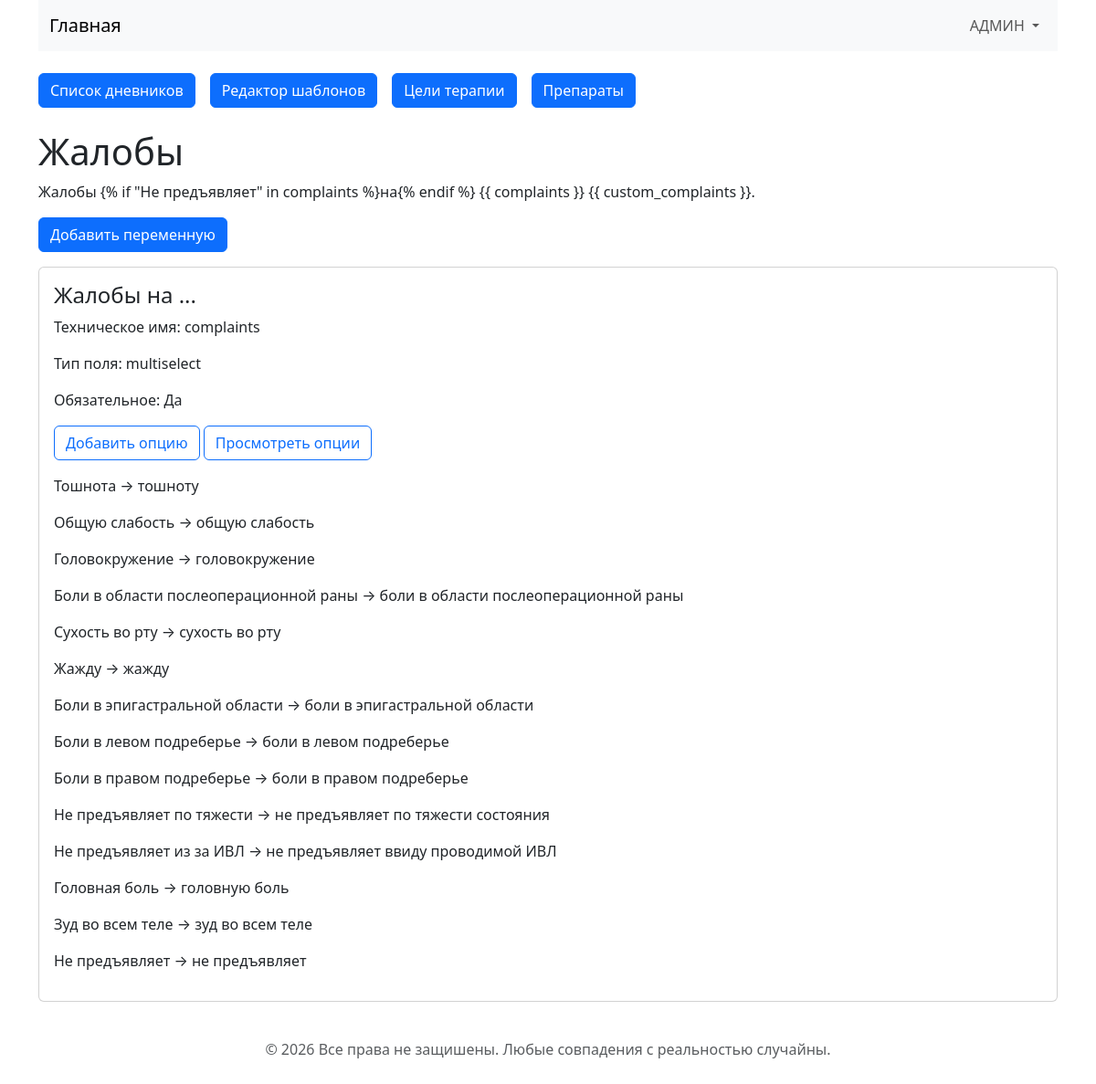
The page /categories/1 (signed in) on the database its author committed.
### app.py (models this page shows, shortened)
class Category(db.Model):
    __tablename__ = "category"
    id = db.Column(db.Integer, primary_key=True)
    name = db.Column(db.String(100), nullable=False)
    slug = db.Column(db.String(100), unique=True, nullable=False)
    order = db.Column(db.Integer, nullable=False)
    template = db.Column(db.Text, nullable=False)
    variables = db.relationship(
        "TemplateVariable",
        backref="category",
        cascade="all, delete-orphan",
    )

class TemplateVariable(db.Model):
    __tablename__ = "template_variable"
    id = db.Column(db.Integer, primary_key=True)
    category_id = db.Column(
        db.Integer,
        db.ForeignKey("category.id"),
        nullable=False,
    )
    name = db.Column(db.String(100), nullable=False, unique=False)
    label = db.Column(db.String(150), nullable=False)
    field_type = db.Column(db.String(30), nullable=False)
    required = db.Column(db.Boolean, default=False, nullable=False)
    options = db.relationship(
        "VariableOption",
        backref="variable",
        cascade="all, delete-orphan",
    )
    __table_args__ = (
        db.UniqueConstraint(
            "category_id",
            "name",
            name="unique_category_variable",
        ),
    )

class VariableOption(db.Model):
    __tablename__ = "variable_option"
    id = db.Column(db.Integer, primary_key=True)
    variable_id = db.Column(
        db.Integer,
        db.ForeignKey("template_variable.id"),
        nullable=False,
    )
    value = db.Column(db.String(255), nullable=False)
    output_value = db.Column(db.String(255), nullable=False)
    order = db.Column(db.Integer, nullable=False)

### app.py (the view)
@app.route("/categories/<int:category_id>")
@login_required
def view_category(category_id):
    category = Category.query.get_or_404(category_id)
    variables = (
        TemplateVariable.query.filter_by(category_id=category.id)
        .order_by(TemplateVariable.id)
        .all()
    )
    return render_template(
        "view_category.html",
        category=category,
        variables=variables,
    )

### app.py (called while the page is built)
@login_manager.user_loader
def load_user(user_id):
    return db.session.get(User, int(user_id))

### templates/view_category.html (shortened to what this page needs)
{% extends "base.html" %}
{% block content %}
<div class="container">
    <h1>{{ category.name }}</h1>
    <p>{{ category.template }}</p>
    <a class="btn btn-primary mb-3"
       href="{{ url_for('add_variable', category_id=category.id) }}">
        Добавить переменную
    </a>
    {% for variable in variables %}
        <div class="card mb-3">
            <div class="card-body">
                <h4>{{ variable.label }}</h4>
                <p>Техническое имя: {{ variable.name }}</p>
                <p>Тип поля: {{ variable.field_type }}</p>
                <p>Обязательное: {{ "Да" if variable.required else "Нет" }}</p>
                <a class="btn btn-outline-primary mb-3"
                   href="{{ url_for('add_option', variable_id=variable.id) }}">
                    Добавить опцию
                </a>
                <a class="btn btn-outline-primary mb-3"
                   href="{{ url_for('list_options', variable_id=variable.id) }}">
                    Просмотреть опции
                </a>
                {% for option in variable.options %}
                    <p>
                        {{ option.value }} → {{ option.output_value }}
                    </p>
                {% else %}
                    <p class="text-muted">Опции пока не добавлены.</p>
                {% endfor %}
            </div>
        </div>
    {% else %}
        <p class="text-muted">Переменные пока не добавлены.</p>
    {% endfor %}
</div>
{% endblock content %}

### rows shown on the page
Category: name "Жалобы", template "Жалобы {% if \"Не предъявляет\" in complaints %}на{% endif %} {{ complaints }} {{ custom_complaints }}."
TemplateVariable: label "Жалобы на ...", name "complaints", field_type "multiselect", required "Да"
VariableOption: value "Тошнота", output_value "тошноту"
VariableOption: value "Oбщую слабость", output_value "общую слабость"
VariableOption: value "Головокружение", output_value "головокружение"
VariableOption: value "Боли в области послеоперационной раны", output_value "боли в области послеоперационной раны"
VariableOption: value "Сухость во рту", output_value "сухость во рту"
VariableOption: value "Жажду", output_value "жажду"
VariableOption: value "Боли в эпигастральной области", output_value "боли в эпигастральной области"
VariableOption: value "Боли в левом подреберье", output_value "боли в левом подреберье"
VariableOption: value "Боли в правом подреберье", output_value "боли в правом подреберье"
VariableOption: value "Не предъявляет по тяжести", output_value "не предъявляет по тяжести состояния"
VariableOption: value "Не предъявляет из за ИВЛ", output_value "не предъявляет ввиду проводимой ИВЛ"
VariableOption: value "Головная боль", output_value "головную боль"
VariableOption: value "Зуд во всем теле", output_value "зуд во всем теле"
VariableOption: value "Не предъявляет", output_value "не предъявляет"
